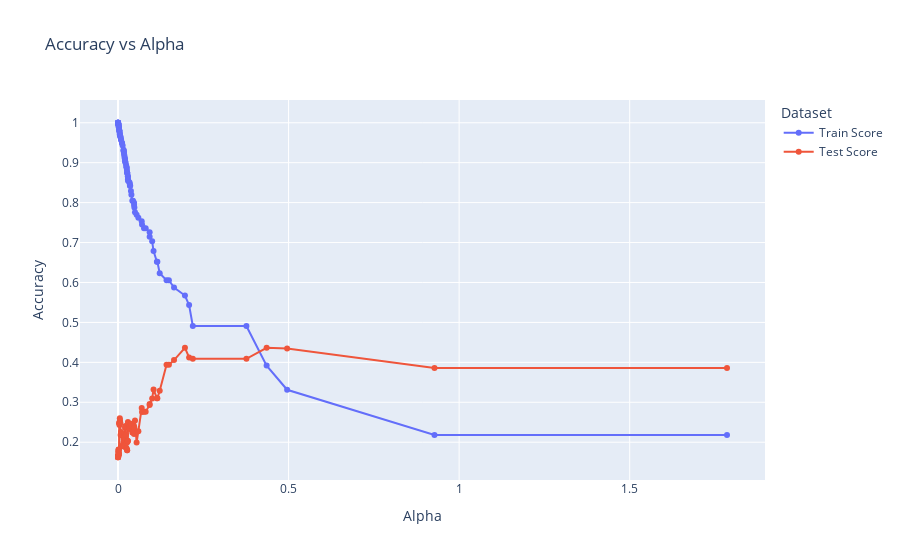

Write notebook code for a chart like this one.
### Code cell
train_scores = [tree.score(X_train, y_train) for tree in trees]
test_scores = [tree.score(X_test, y_test) for tree in trees]


prune_df = pd.DataFrame(
    {"Alpha": ccp_alphas, "Train Score": train_scores, "Test Score": test_scores}
)
fig = px.line(
    prune_df,
    x="Alpha",
    y=["Train Score", "Test Score"],
    title="Accuracy vs Alpha",
    markers=True,
    labels={"value": "Accuracy"},
)
fig.update_layout({"legend_title": "Dataset"})
fig.show()
